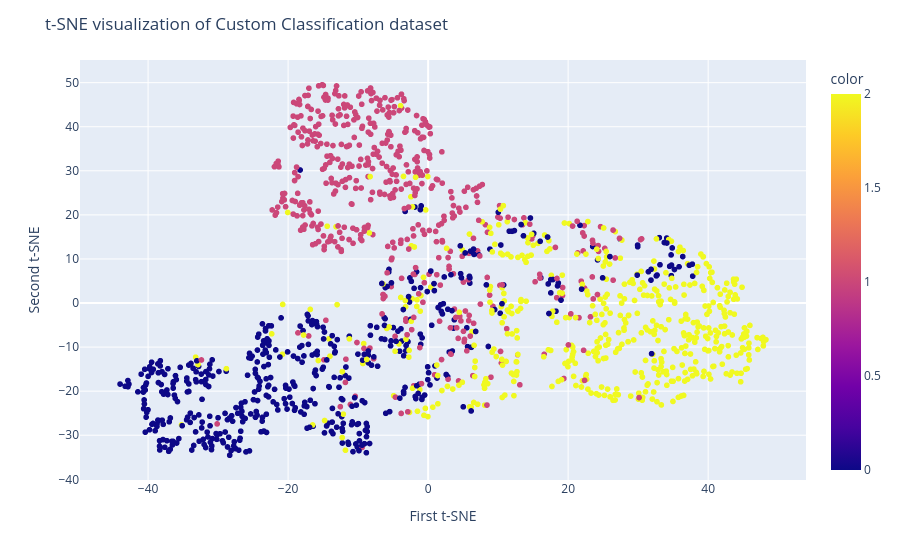

The notebook cell this image was saved under:
### Markdown cell above
### **t-SNE Visualization Python**
Similar to PCA, we will visualize two t-SNE components on a scatter plot.

### Code cell
fig = px.scatter(x=X_tsne[:, 0], y=X_tsne[:, 1], color=y)
fig.update_layout(
    title="t-SNE visualization of Custom Classification dataset",
    xaxis_title="First t-SNE",
    yaxis_title="Second t-SNE",
)
fig.show()

### Figure 1 — Plotly figure (JSON) as saved in the notebook; plotly's stock layout.template omitted (floating-point values rounded to 4 significant figures; data arrays with more than 128 entries replaced by an {"elided": "..."} marker saying what was removed)
{"data": [{"hovertemplate": "x=%{x}<br>y=%{y}<br>color=%{marker.color}<extra></extra>", "legendgroup": "", "marker": {"color": {"elided": "1500 int values"}, "coloraxis": "coloraxis", "symbol": "circle"}, "mode": "markers", "name": "", "showlegend": false, "type": "scattergl", "x": {"elided": "1500 float values"}, "xaxis": "x", "y": {"elided": "1500 float values"}, "yaxis": "y"}], "layout": {"coloraxis": {"colorbar": {"title": {"text": "color"}}, "colorscale": [[0, "#0d0887"], [0.1111, "#46039f"], [0.2222, "#7201a8"], [0.3333, "#9c179e"], [0.4444, "#bd3786"], [0.5556, "#d8576b"], [0.6667, "#ed7953"], [0.7778, "#fb9f3a"], [0.8889, "#fdca26"], [1, "#f0f921"]]}, "legend": {"tracegroupgap": 0}, "margin": {"t": 60}, "title": {"text": "t-SNE visualization of Custom Classification dataset"}, "xaxis": {"anchor": "y", "domain": [0, 1], "title": {"text": "First t-SNE"}}, "yaxis": {"anchor": "x", "domain": [0, 1], "title": {"text": "Second t-SNE"}}}}
